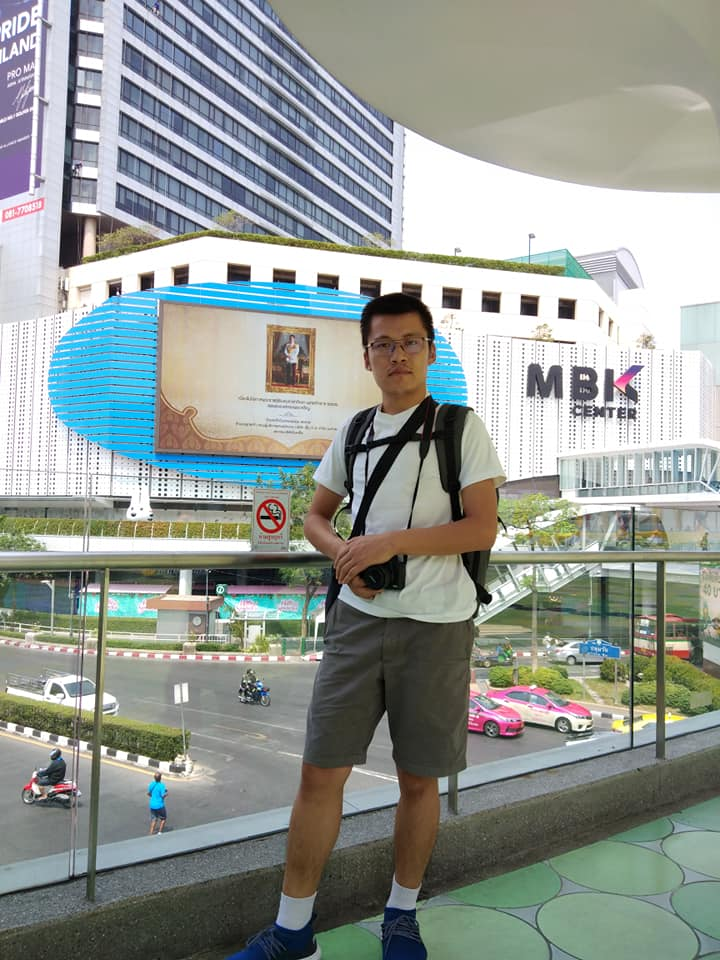
#> input picture GrabCut Foreground Extraction/img.jpg, 720 x 960 px
$ python grabcut_foreground.py
#> lines starting #> are read from the running program, lines starting #| are printed output that depends on the picture
# import necessary packages
import cv2 as cv
import numpy as np
from matplotlib import pyplot as plt

# load the image
img = cv.imread("img.jpg")
#> img is the input picture: shape (960, 720, 3); mean B, G, R 148.6, 153.4, 146.7
mask = np.zeros(img.shape[:2], np.uint8)

bgdModel = np.zeros((1, 65), np.float64)
fgdModel = np.zeros((1, 65), np.float64)

rect = (340, 265, 480, 392)

cv.grabCut(img, mask, rect, bgdModel, fgdModel, 5, cv.GC_INIT_WITH_RECT)
mask2 = np.where((mask == 2) | (mask == 0), 0, 1).astype('uint8')

img = img*mask2[:, :, np.newaxis]
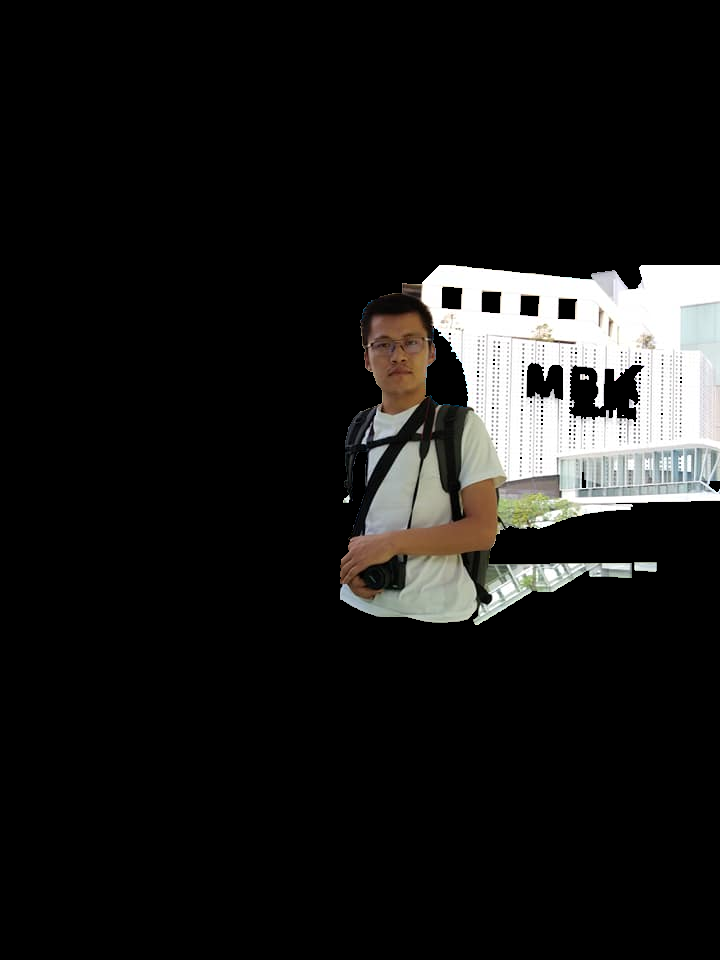
#> img: shape (960, 720, 3); mean B, G, R 24.3, 25.3, 25.6
plt.imshow(img)
plt.colorbar()
plt.show()
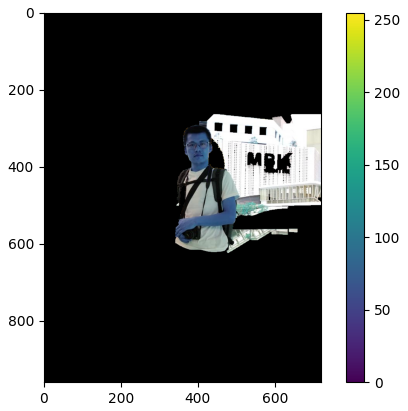
#> figure drawn by matplotlib, 2 panels; B, G, R data is drawn as R, G, B
